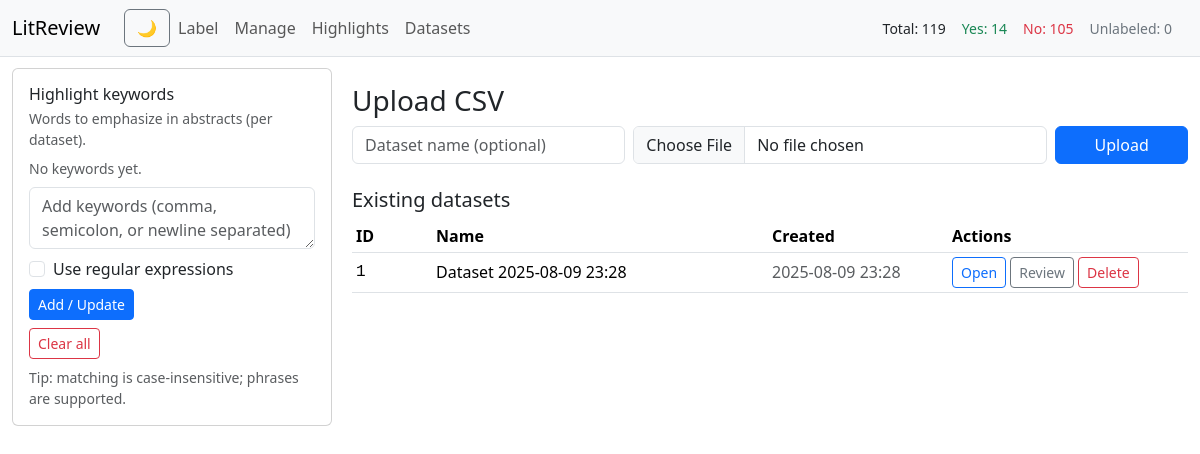
Before: /upload with the older database file.
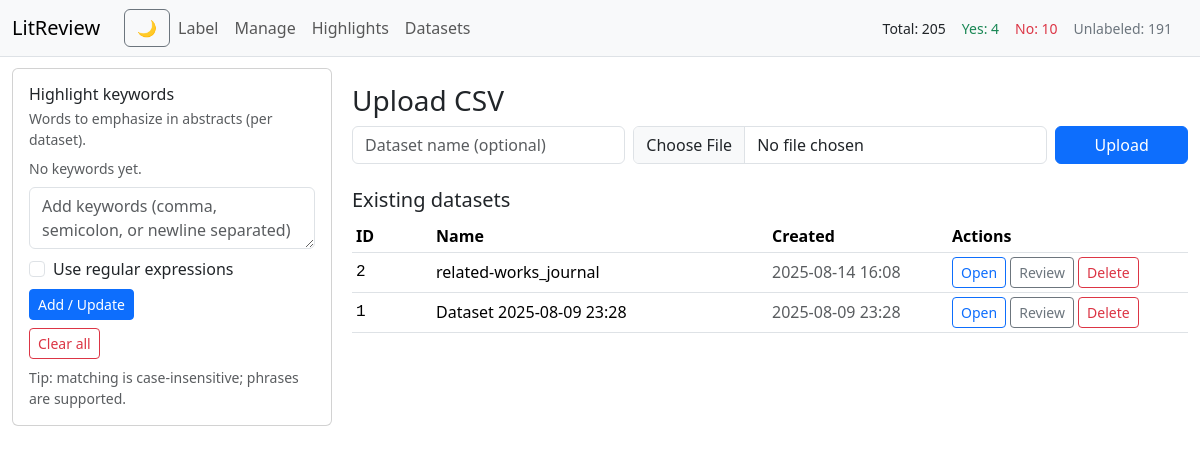
After: the same page with the newer database file.
### app.py (models this page shows)
class Dataset(db.Model):
    __tablename__ = "datasets"
    id = db.Column(db.Integer, primary_key=True)
    name = db.Column(db.String(200), nullable=False)
    created_at = db.Column(db.DateTime, default=dt.datetime.utcnow)
    articles = db.relationship(
        "Article", backref="dataset", lazy=True, cascade="all, delete-orphan"
    )

### app.py (the view, shortened to what this page needs)
@app.route("/upload", methods=["GET", "POST"])
def upload():
    datasets = Dataset.query.order_by(Dataset.created_at.desc()).all()
    return render_template("upload.html", datasets=datasets)

### app.py (called while the page is built)
def get_active_dataset_id() -> Optional[int]:
    dsid = session.get("dataset_id")
    if dsid is None:
        ds = Dataset.query.order_by(Dataset.id.desc()).first()
        return ds.id if ds else None
    return dsid

def counts(dataset_id: int):
    total = (
        db.session.query(func.count(Article.id))
        .filter_by(dataset_id=dataset_id)
        .scalar()
        or 0
    )
    yes = (
        db.session.query(func.count(Article.id))
        .filter_by(dataset_id=dataset_id, label="yes")
        .scalar()
        or 0
    )
    no = (
        db.session.query(func.count(Article.id))
        .filter_by(dataset_id=dataset_id, label="no")
        .scalar()
        or 0
    )
    unlabeled = total - yes - no
    return total, yes, no, unlabeled

def _terms_for_dataset(dsid: Optional[int]) -> List[str]:
    if not dsid:
        return []
    dct = session.get("highlight_terms", {})
    return dct.get(str(dsid), [])

def _regex_flag_for_dataset(dsid: Optional[int]) -> bool:
    if not dsid:
        return False
    dct = session.get("highlight_regex_flags", {})
    return bool(dct.get(str(dsid), False))

@app.context_processor
def inject_nav():
    dsid = get_active_dataset_id()
    datasets = Dataset.query.order_by(Dataset.created_at.desc()).all()
    if dsid:
        total, yes, no, unlabeled = counts(dsid)
    else:
        total = yes = no = unlabeled = 0
    hl_terms = _terms_for_dataset(dsid)
    hl_is_regex = _regex_flag_for_dataset(dsid)
    return {
        "active_dataset_id": dsid,
        "datasets_for_nav": datasets,
        "nav_counts": {"total": total, "yes": yes, "no": no, "unlabeled": unlabeled},
        "highlight_terms": hl_terms,
        "highlight_is_regex": hl_is_regex,
        "highlight_query": ", ".join(hl_terms),
    }

### templates/upload.html
{% extends "base.html" %}
{% block content %}
<h3>Upload CSV</h3>
<form class="mb-4" method="post" enctype="multipart/form-data">
  <div class="row g-2">
    <div class="col-sm-4">
      <input class="form-control" type="text" name="name" placeholder="Dataset name (optional)">
    </div>
    <div class="col-sm-6">
      <input class="form-control" type="file" name="file" accept=".csv" required>
    </div>
    <div class="col-sm-2">
      <button class="btn btn-primary w-100" type="submit">Upload</button>
    </div>
  </div>
</form>
<h5>Existing datasets</h5>
<table class="table table-sm align-middle">
  <thead>
    <tr>
      <th style="width: 80px;">ID</th>
      <th>Name</th>
      <th style="width: 180px;">Created</th>
      <th style="width: 240px;">Actions</th>
    </tr>
  </thead>
  <tbody>
    {% for ds in datasets %}
    <tr>
      <td class="mono">{{ ds.id }}</td>
      <td>{{ ds.name }}</td>
      <td class="text-muted">{{ ds.created_at.strftime('%Y-%m-%d %H:%M') if ds.created_at else '' }}</td>
      <td>
        <a class="btn btn-sm btn-outline-primary" href="{{ url_for('label_next', dataset_id=ds.id) }}">Open</a>
        <a class="btn btn-sm btn-outline-secondary" href="{{ url_for('manage', dataset_id=ds.id) }}">Review</a>
        <form method="post" action="{{ url_for('delete_dataset', dataset_id=ds.id) }}" style="display:inline"
          onsubmit="return confirm('Delete this dataset and all its articles?');">
          <button class="btn btn-sm btn-outline-danger" type="submit">Delete</button>
        </form>
      </td>
    </tr>
    {% else %}
    <tr>
      <td colspan="4" class="text-muted">No datasets yet.</td>
    </tr>
    {% endfor %}
  </tbody>
</table>
{% endblock %}

### templates/base.html (shortened to what this page needs)
<!doctype html>
<html lang="en">
<head>
    <link href="https://cdn.jsdelivr.net/npm/bootstrap@5.3.3/dist/css/bootstrap.min.css" rel="stylesheet">
</head>
<body>
    <nav class="navbar navbar-expand-lg border-bottom fixed-top bg-light">
        <div class="container-fluid">
            <a class="navbar-brand" href="{{ url_for('home') }}">LitReview</a>
            <button id="darkModeToggle" class="btn btn-outline-secondary ms-2">🌙</button>
            <div class="collapse navbar-collapse" id="topNav">
                <ul class="navbar-nav me-auto mb-2 mb-lg-0">
                    {% if active_dataset_id %}
                    <li class="nav-item">
                        <a class="nav-link" href="{{ url_for('label_next', dataset_id=active_dataset_id) }}">Label</a>
                    </li>
                    <li class="nav-item">
                        <a class="nav-link" href="{{ url_for('manage', dataset_id=active_dataset_id) }}">Manage</a>
                    </li>
                    <li class="nav-item">
                        <a class="nav-link"
                            href="{{ url_for('highlights', dataset_id=active_dataset_id) }}">Highlights</a>
                    </li>
                    {% endif %}
                    <li class="nav-item">
                        <a class="nav-link" href="{{ url_for('upload') }}">Datasets</a>
                    </li>
                </ul>
                {% if active_dataset_id %}
                <div class="d-none d-lg-flex me-3 small text-nowrap">
                    <span class="me-3">Total: <span class="badge-count">{{ nav_counts.total }}</span></span>
                    <span class="me-3 text-success">Yes: <span class="badge-count">{{ nav_counts.yes }}</span></span>
                    <span class="me-3 text-danger">No: <span class="badge-count">{{ nav_counts.no }}</span></span>
                    <span class="text-secondary">Unlabeled: <span class="badge-count">{{ nav_counts.unlabeled
                            }}</span></span>
                </div>
                {% endif %}
            </div>
        </div>
    </nav>
    <div class="container-fluid">
        <div class="layout">
            <aside class="d-none d-lg-block sidebar-sticky">
                <div class="card">
                    <div class="card-body">
                        <h6 class="card-title mb-1">Highlight keywords</h6>
                        <div class="text-muted small mb-2">Words to emphasize in abstracts (per dataset).</div>
                        <div class="mb-2">
                            {% if highlight_terms %}
                            {% for term in highlight_terms %}
                            <form method="post" action="{{ url_for('remove_highlight') }}" class="d-inline">
                                <input type="hidden" name="term" value="{{ term }}">
                                <span class="chip">
                                    {{ term }}
                                    <button type="submit" class="btn-close" aria-label="Remove"></button>
                                </span>
                            </form>
                            {% endfor %}
                            {% else %}
                            <div class="text-muted small">No keywords yet.</div>
                            {% endif %}
                        </div>
                        <form method="post" action="{{ url_for('set_highlight') }}" class="mb-2">
                            <div class="mb-2">
                                <textarea class="form-control" name="keywords" rows="2"
                                    placeholder="Add keywords (comma, semicolon, or newline separated)">{{ highlight_query }}</textarea>
                            </div>
                            <div class="form-check mb-2">
                                <input class="form-check-input" type="checkbox" id="kwRegex" name="is_regex" >
                                <label class="form-check-label" for="kwRegex">Use regular expressions</label>
                            </div>
                            <button class="btn btn-sm btn-primary" type="submit">Add / Update</button>
                        </form>
                        <form method="post" action="{{ url_for('clear_highlight') }}">
                            <button class="btn btn-sm btn-outline-danger" type="submit">Clear all</button>
                        </form>
                        <div class="small text-muted mt-2">
                            Tip: matching is case-insensitive; phrases are supported.
                        </div>
                    </div>
                </div>
            </aside>
            <main class="py-3">
                {% block content %}{% endblock %}
            </main>
        </div>
    </div>
</body>
</html>

### templates/base.html (style rules this page uses)
body { padding-top: 4.25rem; }
.mono { font-family: ui-monospace, SFMono-Regular, Menlo, Monaco, Consolas, "Liberation Mono", monospace; }
@media (min-width: 992px) { .layout { display: grid; grid-template-columns: 320px 1fr; gap: 1.25rem; } }
@media (min-width: 992px) { .sidebar-sticky { position: sticky; top: 5rem; align-self: start; max-height: calc(100vh - 6rem); overflow: auto; } }
.badge-count { font-weight: 500; }

Changed rows visible on the page:
added Dataset: id "2", name "related-works_journal", created_at "2025-08-14 16:08"
Other visible differences:
{{ nav_counts.total }}: "119" → "205"
{{ nav_counts.yes }}: "14" → "4"
{{ nav_counts.no }}: "105" → "10"
{{ nav_counts.unlabeled }}: "0" → "191"
